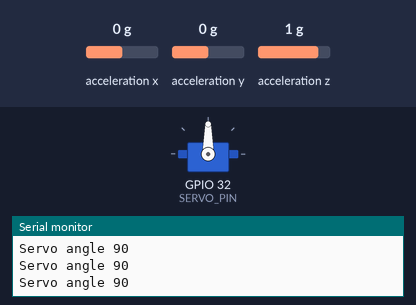
Recording of a sketch running on a simulated ESP32. Parts: servo, the last lines printed to the serial monitor. Wiring (inferred from the names in the program): MPU-9250 motion sensor at I2C address 0x68. Inputs (shaded band) come from the test bench; at power-on: acceleration y 0 g, acceleration z 1 g, acceleration x 0 g.

Above: at 3.3 s.
3.4 s: acceleration y set to -1.4 g
At 4.4 s:
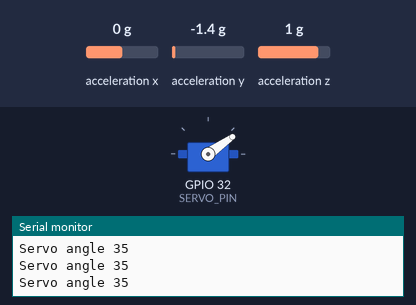
5.1 s: acceleration z set to -1.4 g
At 6.3 s:
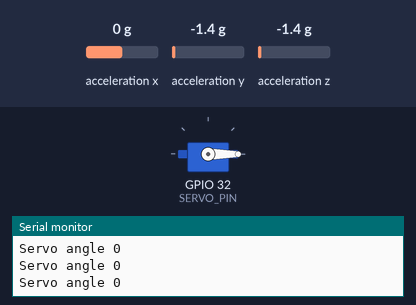
6.6 s: acceleration y set to -0.2 g
8.1 s: acceleration y set to 0.1 g
At 9.1 s:
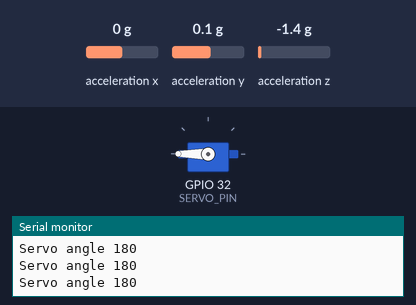
9.6 s: acceleration z set to -0.1 g
11.1 s: acceleration z set to 0.1 g
At 12.1 s:
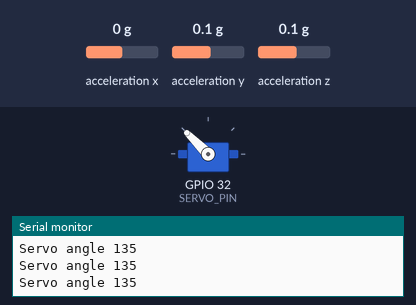
Timing chart, 0 to 13.8 s (numbered marks = the images above; inputs shaded):
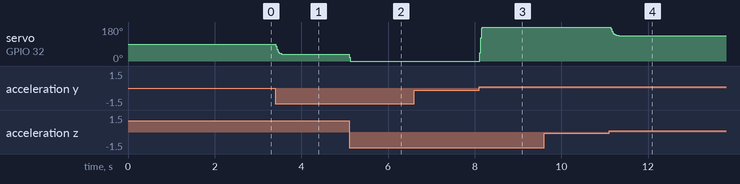

The sketch:

sketch_sep2a.ino
```cpp
#include <Wire.h>
#include <ESP32Servo.h>

// MPU6050 / MPU6500 clone, read directly over I2C (no chip-ID check)
const uint8_t MPU_ADDR = 0x68;
const int SDA_PIN = 25;
const int SCL_PIN = 26;
const int SERVO_PIN = 32;

// Servo object
Servo myServo;

// Smoothing: 0 < ALPHA <= 1. Lower = smoother but slower.
const float ALPHA = 0.2f;

float rollSmooth = 0, pitchSmooth = 0;
bool firstSample = true;
unsigned long lastPrint = 0;

void writeReg(uint8_t reg, uint8_t val) {
  Wire.beginTransmission(MPU_ADDR);
  Wire.write(reg);
  Wire.write(val);
  Wire.endTransmission();
}

bool readAccel(float &ax, float &ay, float &az) {
  Wire.beginTransmission(MPU_ADDR);
  Wire.write(0x3B);                                // ACCEL_XOUT_H
  if (Wire.endTransmission(false) != 0) return false;
  if (Wire.requestFrom((int)MPU_ADDR, 6) != 6) return false;

  int16_t rx = (Wire.read() << 8) | Wire.read();
  int16_t ry = (Wire.read() << 8) | Wire.read();
  int16_t rz = (Wire.read() << 8) | Wire.read();

  ax = rx / 16384.0f;                              // in g, at +/-2g range
  ay = ry / 16384.0f;
  az = rz / 16384.0f;
  return true;
}

void setup() {
  Serial.begin(115200);
  delay(2000);

  // Attach servo to GPIO 32
  myServo.attach(SERVO_PIN);

  Wire.begin(SDA_PIN, SCL_PIN);
  Wire.setClock(100000);

  writeReg(0x6B, 0x00);   // wake up (chip starts in sleep mode)
  delay(100);
  writeReg(0x1C, 0x00);   // accel range +/-2g
  writeReg(0x1A, 0x04);   // gyro/general low-pass filter ~21 Hz
  writeReg(0x1D, 0x04);   // accel low-pass filter ~21 Hz (MPU6500 only, harmless otherwise)

  // Show the chip ID for reference (0x68 = MPU6050, 0x70 = MPU6500)
  Wire.beginTransmission(MPU_ADDR);
  Wire.write(0x75);
  Wire.endTransmission(true);
  if (Wire.requestFrom((int)MPU_ADDR, 1) == 1) {
    Serial.print("WHO_AM_I = 0x");
    Serial.println(Wire.read(), HEX);
  } else {
    Serial.println("WHO_AM_I read failed - check wiring");
  }

  Serial.println("Roll and Pitch are in degrees. Tilt is the angle away from flat.");
  Serial.println("--------------------------------------------------------------");
}

void loop() {
  float ax, ay, az;
  if (!readAccel(ax, ay, az)) {
    Serial.println("I2C read failed");
    delay(100);
    return;
  }

  // Roll: rotation around the X axis. Pitch: rotation around the Y axis.
  float roll  = atan2(ay, az) * 180.0f / M_PI;
  float pitch = atan2(-ax, sqrt(ay * ay + az * az)) * 180.0f / M_PI;

  // Total tilt away from lying flat (0 = flat face-up, 180 = flat face-down)
  float mag  = sqrt(ax * ax + ay * ay + az * az);
  float tilt = acos(constrain(az / mag, -1.0f, 1.0f)) * 180.0f / M_PI;

  // Exponential smoothing
  if (firstSample) {
    rollSmooth = roll;
    pitchSmooth = pitch;
    firstSample = false;
  } else {
    rollSmooth  += ALPHA * (roll  - rollSmooth);
    pitchSmooth += ALPHA * (pitch - pitchSmooth);
  }

  // Servo angle: 90 = level, +/-90 of tilt maps to 0..180
  int servoAngle = constrain((int)(90 + rollSmooth), 0, 180);

  // Drive the SG90 servo motor
  myServo.write(servoAngle);

  if (millis() - lastPrint >= 100) {
    lastPrint = millis();
    Serial.print("Servo angle "); Serial.println(servoAngle);
  }

  delay(10);
}
```

Measured:
- the behaviour switches between -0.1 and 0 g on acceleration y (found by bisection; images 2 and 3)
- the behaviour switches between 0 and 0.1 g on acceleration z (found by bisection; images 3 and 4)
- after the input at 3.4 s, servo on GPIO 32 (SERVO_PIN): moves from 90° to 35° over 0.23 s, starting at once
- after the input at 5.1 s, servo on GPIO 32 (SERVO_PIN): 35° → 0° at once
- after the input at 8.1 s, servo on GPIO 32 (SERVO_PIN): 0° → 180° at once
- after the input at 11.1 s, servo on GPIO 32 (SERVO_PIN): moves from 180° to 135° over 0.19 s, starting at once
